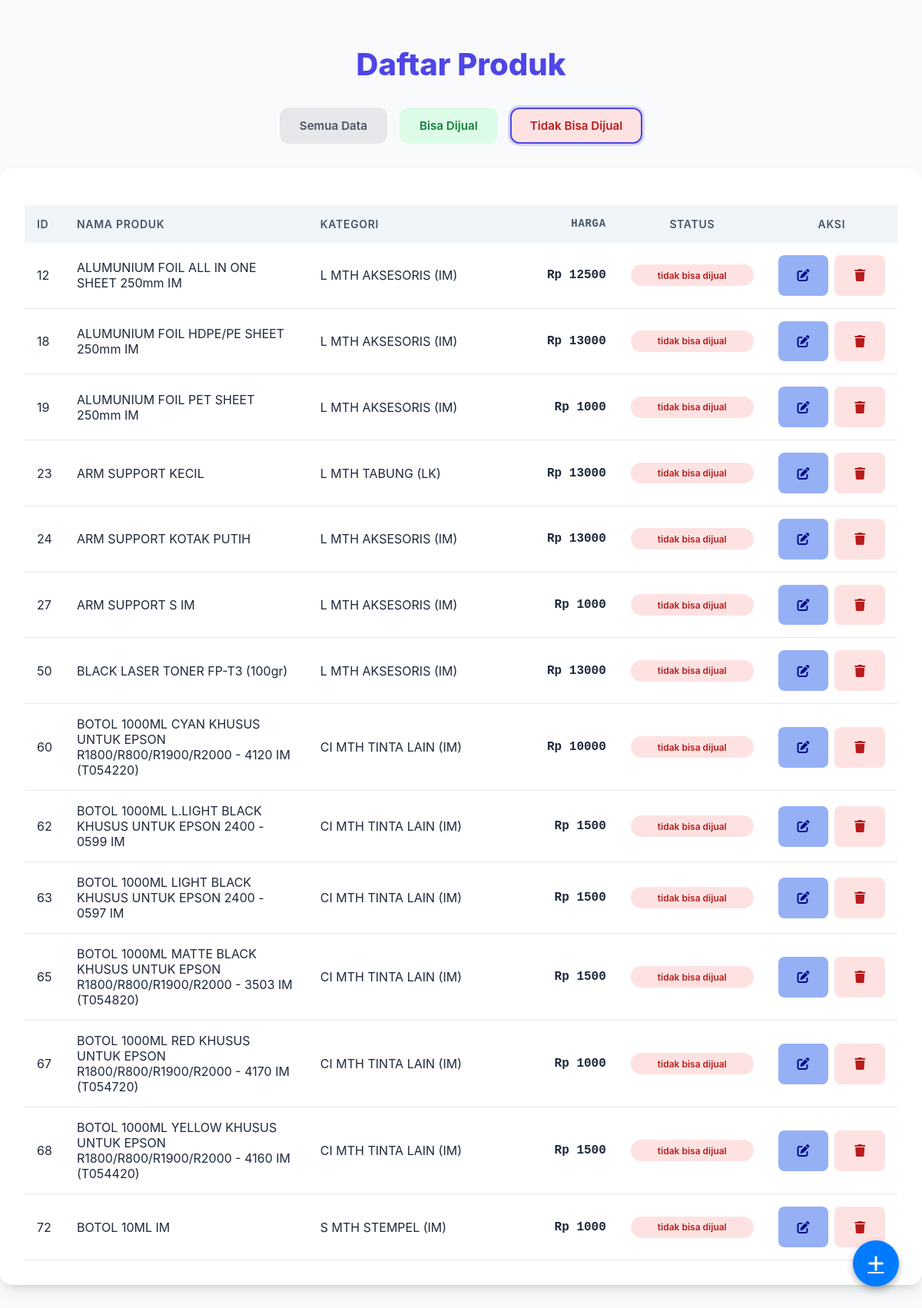
Screenshot of /?status=tidak with the database file from the repository.
### cetakapp/models.py (models this page shows, shortened)
class Produk(models.Model):
    id_produk = models.AutoField(primary_key=True)
    nama_produk = models.CharField(max_length=255)
    harga = models.DecimalField(max_digits=12, decimal_places=2)
    kategori = models.ForeignKey(
        Kategori, on_delete=models.CASCADE, related_name="produk"
    )
    status = models.ForeignKey(Status, on_delete=models.CASCADE, related_name="produk")

class Kategori(models.Model):
    id_kategori = models.AutoField(primary_key=True)
    nama_kategori = models.CharField(max_length=255)

class Status(models.Model):
    id_status = models.AutoField(primary_key=True)
    nama_status = models.CharField(max_length=255)

### cetakapp/views.py (the view)
# urls.py: path("", views.product_list, name="product_list"),
@ensure_csrf_cookie
def product_list(request):
    status_filter = request.GET.get("status", "all")
    products = Produk.objects.select_related("kategori", "status").all()
    if status_filter == "bisa":
        products = products.filter(status__nama_status="bisa dijual")
    elif status_filter == "tidak":
        products = products.filter(status__nama_status="tidak bisa dijual")
    context = {"products": products, "current_status": status_filter}
    return render(request, "cetakapp/product_list.html", context)

### cetakapp/templates/cetakapp/product_list.html (shortened to what this page needs)
{% load static %}
<!DOCTYPE html>
<html lang="id">
<head>
    <link rel="stylesheet" href="{% static 'cetakapp/css/style.css' %}">
    <link rel="stylesheet" href="{% static 'cetakapp/css/modal.css' %}">
    <link rel="stylesheet" href="https://cdnjs.cloudflare.com/ajax/libs/font-awesome/6.4.0/css/all.min.css">
</head>
<body>
    <h1>Daftar Produk</h1>
    <div class="filter-group">
        <a href="?status=all" class="filter-btn btn-all {% if current_status == 'all' %}active{% endif %}">Semua
            Data</a>
        <a href="?status=bisa" class="filter-btn btn-bisa {% if current_status == 'bisa' %}active{% endif %}">Bisa
            Dijual</a>
        <a href="?status=tidak" class="filter-btn btn-tidak {% if current_status == 'tidak' %}active{% endif %}">Tidak
            Bisa Dijual</a>
    </div>
    <div class="container">
        <table>
            <thead>
                <tr>
                    <th>ID</th>
                    <th>Nama Produk</th>
                    <th class="category-col">Kategori</th>
                    <th class="price">Harga</th>
                    <th style="text-align: center;">Status</th>
                    <th style="text-align: center;">Aksi</th>
                </tr>
            </thead>
            <tbody>
                {% for product in products %}
                <tr>
                    <td>{{ product.id_produk }}</td>
                    <td>{{ product.nama_produk }}</td>
                    <td class="category-col">{{ product.kategori.nama_kategori }}</td>
                    <td class="price">Rp {{ product.harga|floatformat:0 }}</td>
                    <td style="text-align: center;">
                        <span
                            class="status-badge {% if product.status.nama_status == 'bisa dijual' %}status-bisa{% else %}status-tidak{% endif %}">
                            {{ product.status.nama_status }}
                        </span>
                    </td>
                    <td>
                        <div class="action-group">
                            <a href="{% url 'edit_product' product.id_produk %}" class="action-btn btn-edit"
                                title="Edit">
                                <i class="fa-solid fa-pen-to-square"></i>
                            </a>
                            <a href="javascript:void(0)" class="action-btn btn-delete" title="Hapus"
                                onclick="showDeleteModal('{{ product.nama_produk }}', '{{ product.id_produk }}')">
                                <i class="fa-solid fa-trash"></i>
                            </a>
                        </div>
                    </td>
                </tr>
                {% empty %}
                <tr>
                    <td colspan="6" style="text-align: center;">Tidak ada data produk.</td>
                </tr>
                {% endfor %}
            </tbody>
        </table>
    </div>
    <a href="{% url 'add_product' %}" class="fab-btn" title="Tambah Produk">
        <i class="fa-solid fa-plus"></i>
    </a>
</body>
</html>

### cetakapp/static/cetakapp/css/style.css (style rules this page uses)
:root { --primary-color: #4f46e5; --secondary-color: #10b981; --bg-color: #f8fafc; --text-color: #1e293b; --card-bg: #ffffff; }
body { font-family: 'Inter', system-ui, -apple-system, sans-serif; background-color: var(--bg-color); color: var(--text-color); margin: 0; padding: 2rem; display: flex; flex-direction: column; align-items: center; }
h1 { color: var(--primary-color); font-size: 2.5rem; margin-bottom: 2rem; font-weight: 800; }
.container { width: 100%; max-width: 1200px; background: var(--card-bg); padding: 2rem; border-radius: 1rem; box-shadow: 0 10px 25px -5px rgba(0, 0, 0, 0.1), 0 8px 10px -6px rgba(0, 0, 0, 0.1); }
.filter-group { display: flex; gap: 1rem; margin-bottom: 2rem; }
.filter-btn { padding: 0.75rem 1.5rem; border-radius: 0.75rem; font-weight: 600; text-decoration: none; transition: all 0.2s ease; border: 2px solid transparent; font-size: 0.95rem; }
.btn-all { background-color: #e5e7eb; color: #4b5563; }
.btn-bisa { background-color: #dcfce7; color: #15803d; }
.btn-tidak { background-color: #fee2e2; color: #b91c1c; }
.filter-btn.active { border-color: var(--primary-color); box-shadow: 0 0 0 3px rgba(79, 70, 229, 0.2); }
table { width: 100%; border-collapse: collapse; margin-top: 1rem; }
th { background-color: #f1f5f9; color: #475569; text-align: left; padding: 1rem; font-weight: 600; text-transform: uppercase; font-size: 0.875rem; letter-spacing: 0.05em; }
td { padding: 1rem; border-bottom: 1px solid #e2e8f0; }
.status-badge { display: inline-block; padding: 0.4rem 1.25rem; min-width: 120px; text-align: center; border-radius: 9999px; font-size: 0.75rem; font-weight: 600; }
.status-tidak { background-color: #fee2e2; color: #b91c1c; }
.price { font-family: 'JetBrains Mono', monospace; font-weight: 600; min-width: 140px; text-align: right; }
.category-col { min-width: 200px; }
.action-group { display: flex; gap: 0.5rem; justify-content: center; }
.action-btn { padding: 0.4rem 0.8rem; border-radius: 0.5rem; font-size: 1rem; font-weight: 600; text-decoration: none; transition: all 0.2s ease; cursor: pointer; border: none; display: flex; align-items: center; justify-content: center; min-width: 40px; height: 40px; }
.btn-edit { background-color: #95b0f5; color: #030a8b; }
.btn-delete { background-color: #fee2e2; color: #b91c1c; }
.fab-btn { position: fixed; bottom: 30px; right: 30px; width: 60px; height: 60px; background-color: #007bff; color: white; border-radius: 50%; display: flex; align-items: center; justify-content: center; box-shadow: 0 4px 10px rgba(0, 0, 0, 0.3); font-size: 24px; transition: all 0.3s ease; z-index: 1000; }

### rows the page displays
Produk: id_produk "12", nama_produk "ALUMUNIUM FOIL ALL IN ONE SHEET 250mm IM", kategori.nama_kategori "L MTH AKSESORIS (IM)", harga "12500", status.nama_status "tidak bisa dijual"
Produk: id_produk "18", nama_produk "ALUMUNIUM FOIL HDPE/PE SHEET 250mm IM", kategori.nama_kategori "L MTH AKSESORIS (IM)", harga "13000", status.nama_status "tidak bisa dijual"
Produk: id_produk "19", nama_produk "ALUMUNIUM FOIL PET SHEET 250mm IM", kategori.nama_kategori "L MTH AKSESORIS (IM)", harga "1000", status.nama_status "tidak bisa dijual"
Produk: id_produk "23", nama_produk "ARM SUPPORT KECIL", kategori.nama_kategori "L MTH TABUNG (LK)", harga "13000", status.nama_status "tidak bisa dijual"
Produk: id_produk "24", nama_produk "ARM SUPPORT KOTAK PUTIH", kategori.nama_kategori "L MTH AKSESORIS (IM)", harga "13000", status.nama_status "tidak bisa dijual"
Produk: id_produk "27", nama_produk "ARM SUPPORT S IM", kategori.nama_kategori "L MTH AKSESORIS (IM)", harga "1000", status.nama_status "tidak bisa dijual"
Produk: id_produk "50", nama_produk "BLACK LASER TONER FP-T3 (100gr)", kategori.nama_kategori "L MTH AKSESORIS (IM)", harga "13000", status.nama_status "tidak bisa dijual"
Produk: id_produk "60", nama_produk "BOTOL 1000ML CYAN KHUSUS UNTUK EPSON R1800/R800/R1900/R2000 - 4120 IM (T054220)", kategori.nama_kategori "CI MTH TINTA LAIN (IM)", harga "10000", status.nama_status "tidak bisa dijual"
Produk: id_produk "62", nama_produk "BOTOL 1000ML L.LIGHT BLACK KHUSUS UNTUK EPSON 2400 - 0599 IM", kategori.nama_kategori "CI MTH TINTA LAIN (IM)", harga "1500", status.nama_status "tidak bisa dijual"
Produk: id_produk "63", nama_produk "BOTOL 1000ML LIGHT BLACK KHUSUS UNTUK EPSON 2400 - 0597 IM", kategori.nama_kategori "CI MTH TINTA LAIN (IM)", harga "1500", status.nama_status "tidak bisa dijual"
Produk: id_produk "65", nama_produk "BOTOL 1000ML MATTE BLACK KHUSUS UNTUK EPSON R1800/R800/R1900/R2000 - 3503 IM (T054820)", kategori.nama_kategori "CI MTH TINTA LAIN (IM)", harga "1500", status.nama_status "tidak bisa dijual"
Produk: id_produk "67", nama_produk "BOTOL 1000ML RED KHUSUS UNTUK EPSON R1800/R800/R1900/R2000 - 4170 IM (T054720)", kategori.nama_kategori "CI MTH TINTA LAIN (IM)", harga "1000", status.nama_status "tidak bisa dijual"
Produk: id_produk "68", nama_produk "BOTOL 1000ML YELLOW KHUSUS UNTUK EPSON R1800/R800/R1900/R2000 - 4160 IM (T054420)", kategori.nama_kategori "CI MTH TINTA LAIN (IM)", harga "1500", status.nama_status "tidak bisa dijual"
Produk: id_produk "72", nama_produk "BOTOL 10ML IM", kategori.nama_kategori "S MTH STEMPEL (IM)", harga "1000", status.nama_status "tidak bisa dijual"
